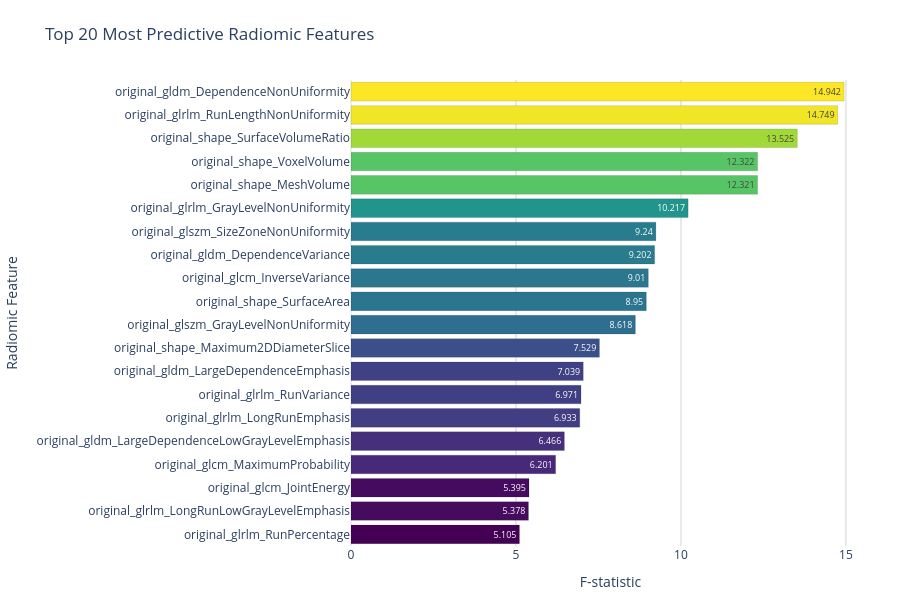

Notebook cell for this chart:
### Code cell
# Prepare top-k table and reverse so the largest score is at the top of the horizontal bar chart
top_k_df = feature_scores.head(k).copy()
top_k_df = top_k_df.iloc[::-1]

# Interactive horizontal bar chart with modern styling
fig = px.bar(
    top_k_df,
    x='Score',
    y='Feature',
    orientation='h',
    color='Score',
    color_continuous_scale='viridis',
    labels={'Score': 'F-statistic', 'Feature': 'Radiomic Feature'},
    title=f'Top {k} Most Predictive Radiomic Features',
    template='plotly_white',
    height=600
)

# Tidy appearance
fig.update_traces(
    marker_line_color='rgba(0,0,0,0.12)',
    marker_line_width=1,
    text=top_k_df['Score'].round(3),
    textposition='inside',
    hovertemplate='%{y}<br>Score: %{x:.4f}<extra></extra>'
)

fig.update_layout(
    margin=dict(l=260, r=30, t=80, b=40),
    xaxis=dict(showgrid=True, gridcolor='lightgray'),
    yaxis=dict(tickfont=dict(size=12), automargin=True),
    coloraxis_showscale=False
)

fig.show()

### Figure 1 — Plotly figure (JSON) as saved in the notebook; plotly's stock layout.template omitted (floating-point values rounded to 4 significant figures)
{"data": [{"hovertemplate": "%{y}<br>Score: %{x:.4f}<extra></extra>", "legendgroup": "", "marker": {"color": [5.105, 5.378, 5.395, 6.201, 6.466, 6.933, 6.971, 7.039, 7.529, 8.618, 8.95, 9.01, 9.202, 9.24, 10.22, 12.32, 12.32, 13.53, 14.75, 14.94], "coloraxis": "coloraxis", "line": {"color": "rgba(0,0,0,0.12)", "width": 1}, "pattern": {"shape": ""}}, "name": "", "orientation": "h", "showlegend": false, "text": [5.105, 5.378, 5.395, 6.201, 6.466, 6.933, 6.971, 7.039, 7.529, 8.618, 8.95, 9.01, 9.202, 9.24, 10.22, 12.32, 12.32, 13.53, 14.75, 14.94], "textposition": "inside", "type": "bar", "x": [5.105, 5.378, 5.395, 6.201, 6.466, 6.933, 6.971, 7.039, 7.529, 8.618, 8.95, 9.01, 9.202, 9.24, 10.22, 12.32, 12.32, 13.53, 14.75, 14.94], "xaxis": "x", "y": ["original_glrlm_RunPercentage", "original_glrlm_LongRunLowGrayLevelEmphasis", "original_glcm_JointEnergy", "original_glcm_MaximumProbability", "original_gldm_LargeDependenceLowGrayLevelEmphasis", "original_glrlm_LongRunEmphasis", "original_glrlm_RunVariance", "original_gldm_LargeDependenceEmphasis", "original_shape_Maximum2DDiameterSlice", "original_glszm_GrayLevelNonUniformity", "original_shape_SurfaceArea", "original_glcm_InverseVariance", "original_gldm_DependenceVariance", "original_glszm_SizeZoneNonUniformity", "original_glrlm_GrayLevelNonUniformity", "original_shape_MeshVolume", "original_shape_VoxelVolume", "original_shape_SurfaceVolumeRatio", "original_glrlm_RunLengthNonUniformity", "original_gldm_DependenceNonUniformity"], "yaxis": "y"}], "layout": {"barmode": "relative", "coloraxis": {"colorbar": {"title": {"text": "F-statistic"}}, "colorscale": [[0, "#440154"], [0.1111, "#482878"], [0.2222, "#3e4989"], [0.3333, "#31688e"], [0.4444, "#26828e"], [0.5556, "#1f9e89"], [0.6667, "#35b779"], [0.7778, "#6ece58"], [0.8889, "#b5de2b"], [1, "#fde725"]], "showscale": false}, "height": 600, "legend": {"tracegroupgap": 0}, "margin": {"b": 40, "l": 260, "r": 30, "t": 80}, "title": {"text": "Top 20 Most Predictive Radiomic Features"}, "xaxis": {"anchor": "y", "domain": [0, 1], "gridcolor": "lightgray", "showgrid": true, "title": {"text": "F-statistic"}}, "yaxis": {"anchor": "x", "automargin": true, "domain": [0, 1], "tickfont": {"size": 12}, "title": {"text": "Radiomic Feature"}}}}
